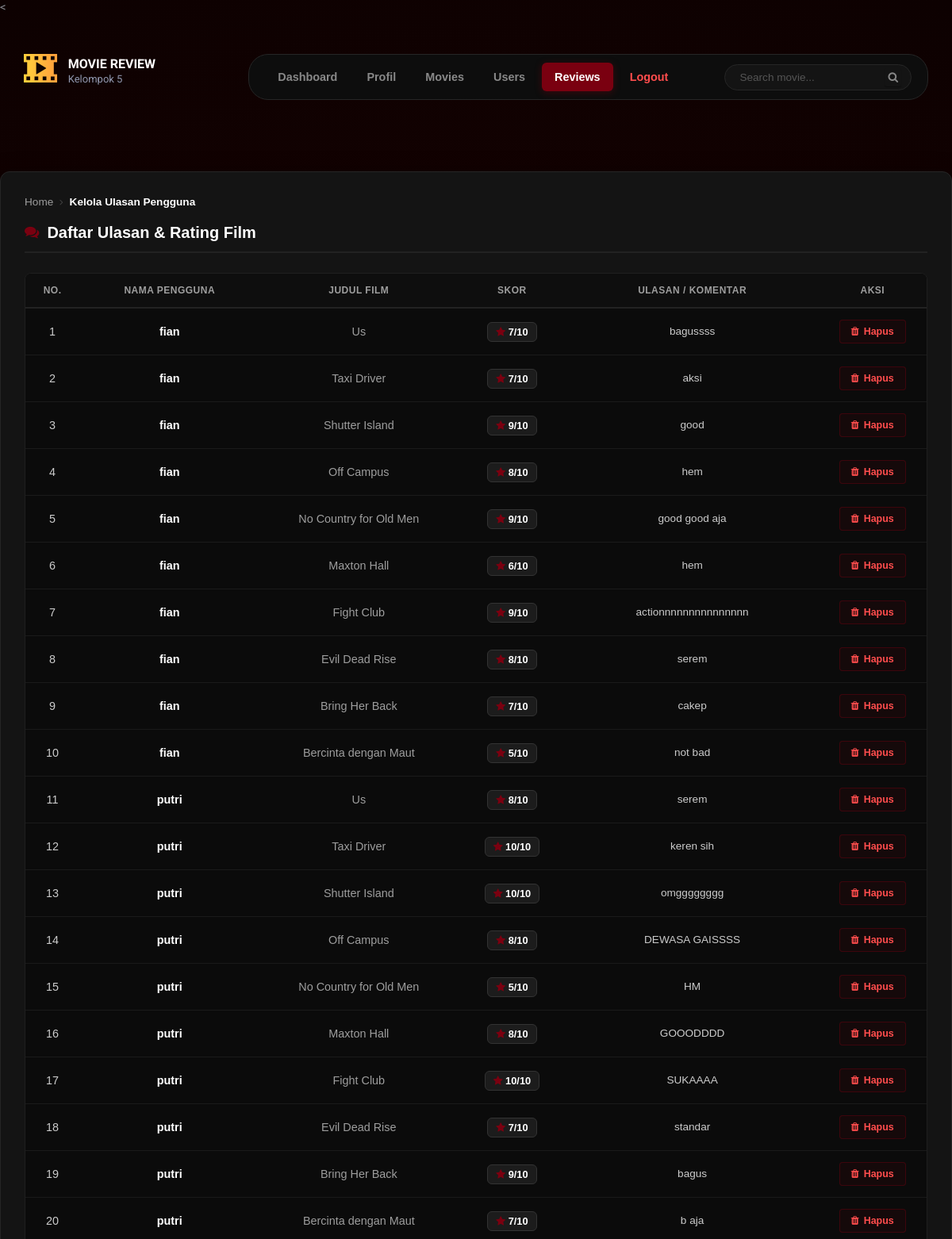
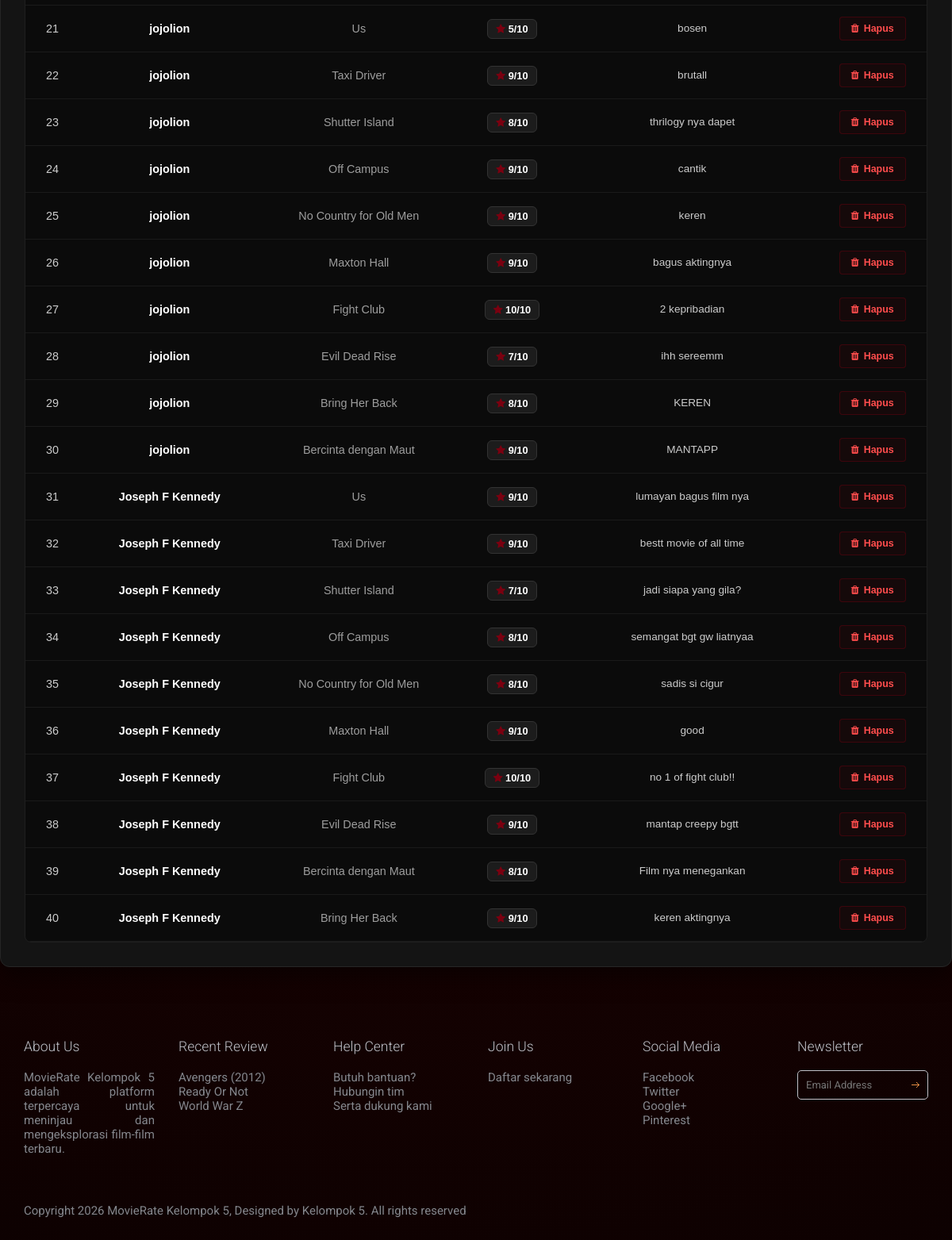
The app's page /index.php?halaman=manage_reviews (signed in) with its own data (2 pictures, top to bottom).
### tables this page shows
CREATE TABLE `rating` (
  `id_rating` int(11) NOT NULL,
  `id_user` int(11) NOT NULL,
  `id` int(11) NOT NULL,
  `email` varchar(100) NOT NULL,
  `skor` int(11) NOT NULL CHECK (`skor` >= 1 and `skor` <= 10),
  `komentar` text DEFAULT NULL,
  `tanggal_dibuat` timestamp NOT NULL DEFAULT current_timestamp()
);

CREATE TABLE `user` (
  `id_user` int(11) NOT NULL,
  `user` varchar(100) NOT NULL,
  `nama` varchar(200) NOT NULL,
  `email` varchar(100) NOT NULL,
  `tgl_lahir` date DEFAULT NULL,
  `bio` text DEFAULT NULL,
  `foto_profil` varchar(255) NOT NULL DEFAULT 'default.png',
  `sandi` varchar(200) NOT NULL,
  `jenis_kelamin` enum('pria','wanita') NOT NULL,
  `id_role` int(11) DEFAULT 2,
  `status` enum('Y','N') DEFAULT 'N'
);

CREATE TABLE `movie` (
  `id` int(11) NOT NULL,
  `image` varchar(255) DEFAULT 'default_movie.jpg',
  `judul` varchar(255) NOT NULL,
  `rating_usia` varchar(10) NOT NULL,
  `rating_film` decimal(3,1) NOT NULL,
  `sutradara` varchar(150) NOT NULL,
  `aktor` text NOT NULL,
  `sinopsis` text NOT NULL,
  `id_film` int(11) NOT NULL
);

### content/manage_reviews.php (the view, shortened to what this page needs)
<?php
$query = "SELECT rating.*, user.nama AS nama_pemberi, movie.judul AS judul_film
          FROM rating
          INNER JOIN user ON rating.id_user = user.id_user
          INNER JOIN movie ON rating.id = movie.id
          ORDER BY rating.id_rating DESC";
$tampil = mysqli_query($con, $query);
?>
<link rel="stylesheet" href="dist/css/manage_review.css?v=<?= time(); ?>">
<div class="tb-table-scope">
    <div class="tb-table-container">
        <div class="tb-breadcrumbs">
            <a href="index.php?halaman=index">Home</a>
            <i class="fa fa-angle-right"></i>
            <span>Kelola Ulasan Pengguna</span>
        </div>
        <h2 class="tb-table-title">
            <i class="fa fa-comments"></i> Daftar Ulasan & Rating Film
        </h2>
        <div class="tb-table-responsive-wrapper">
            <table class="tb-custom-table">
                <thead>
                    <tr style="text-align: center;">
                        <th class="col-no">No.</th>
                        <th class="col-nama">Nama Pengguna</th>
                        <th class="col-film">Judul Film</th>
                        <th class="col-skor">Skor</th>
                        <th class="col-ulasan">Ulasan / Komentar</th>
                        <th class="col-aksi">Aksi</th>
                    </tr>
                </thead>
                <tbody>
                    <?php
                    $no = 1;
                    if ($tampil && mysqli_num_rows($tampil) > 0) {
                        while ($data = mysqli_fetch_array($tampil)) {
                            ?>
                            <tr style="text-align: center;">
                                <td class="text-center"><?php echo $no++; ?></td>
                                <td><span
                                        class="tb-text-highlight"><?php echo htmlspecialchars($data['nama_pemberi']); ?></span>
                                </td>
                                <td><span class="tb-text-film"><?php echo htmlspecialchars($data['judul_film']); ?></span></td>
                                <td class="text-center">
                                    <span class="tb-skor-badge">
                                        <i class="fa fa-star text-maroon"></i> <?php echo htmlspecialchars($data['skor']); ?>/10
                                    </span>
                                </td>
                                <td class="tb-comment-cell"><?php echo htmlspecialchars($data['komentar']); ?></td>
                                <td class="text-center">
                                    <div class="tb-action-buttons">
                                        <a href="query/delete/delete_ulasan.php?id_rating=<?php echo $data['id_rating']; ?>"
                                            class="tb-btn-action btn-delete btn-hapus-kustom">
                                            <i class="fa fa-trash"></i> Hapus
                                        </a>
                                    </div>
                                </td>
                            </tr>
                            <?php
                        }
                    }
                        ?>
                </tbody>
            </table>
        </div>
    </div>
</div>

### records on screen
rating: id_user.nama "fian", id.judul "Us", skor "7", komentar "bagussss"
rating: id_user.nama "fian", id.judul "Taxi Driver", skor "7", komentar "aksi"
rating: id_user.nama "fian", id.judul "Shutter Island", skor "9", komentar "good"
rating: id_user.nama "fian", id.judul "Off Campus", skor "8", komentar "hem"
rating: id_user.nama "fian", id.judul "No Country for Old Men", skor "9", komentar "good good aja"
rating: id_user.nama "fian", id.judul "Maxton Hall", skor "6", komentar "hem"
rating: id_user.nama "fian", id.judul "Fight Club", skor "9", komentar "actionnnnnnnnnnnnnnn"
rating: id_user.nama "fian", id.judul "Evil Dead Rise", skor "8", komentar "serem"
rating: id_user.nama "fian", id.judul "Bring Her Back", skor "7", komentar "cakep"
rating: id_user.nama "fian", id.judul "Bercinta dengan Maut", skor "5", komentar "not bad"
rating: id_user.nama "putri", id.judul "Us", skor "8", komentar "serem"
rating: id_user.nama "putri", id.judul "Taxi Driver", skor "10", komentar "keren sih"
rating: id_user.nama "putri", id.judul "Shutter Island", skor "10", komentar "omgggggggg"
rating: id_user.nama "putri", id.judul "Off Campus", skor "8", komentar "DEWASA GAISSSS"
rating: id_user.nama "putri", id.judul "No Country for Old Men", skor "5", komentar "HM"
rating: id_user.nama "putri", id.judul "Maxton Hall", skor "8", komentar "GOOODDDD"
rating: id_user.nama "putri", id.judul "Fight Club", skor "10", komentar "SUKAAAA"
rating: id_user.nama "putri", id.judul "Evil Dead Rise", skor "7", komentar "standar"
rating: id_user.nama "putri", id.judul "Bring Her Back", skor "9", komentar "bagus"
rating: id_user.nama "putri", id.judul "Bercinta dengan Maut", skor "7", komentar "b aja"
rating: id_user.nama "jojolion", id.judul "Us", skor "5", komentar "bosen"
rating: id_user.nama "jojolion", id.judul "Taxi Driver", skor "9", komentar "brutall"
rating: id_user.nama "jojolion", id.judul "Shutter Island", skor "8", komentar "thrilogy nya dapet"
rating: id_user.nama "jojolion", id.judul "Off Campus", skor "9", komentar "cantik"
rating: id_user.nama "jojolion", id.judul "No Country for Old Men", skor "9", komentar "keren"
rating: id_user.nama "jojolion", id.judul "Maxton Hall", skor "9", komentar "bagus aktingnya"
rating: id_user.nama "jojolion", id.judul "Fight Club", skor "10", komentar "2 kepribadian"
rating: id_user.nama "jojolion", id.judul "Evil Dead Rise", skor "7", komentar "ihh sereemm"
rating: id_user.nama "jojolion", id.judul "Bring Her Back", skor "8", komentar "KEREN"
rating: id_user.nama "jojolion", id.judul "Bercinta dengan Maut", skor "9", komentar "MANTAPP"
rating: id_user.nama "Joseph F Kennedy", id.judul "Us", skor "9", komentar "lumayan bagus film nya"
rating: id_user.nama "Joseph F Kennedy", id.judul "Taxi Driver", skor "9", komentar "bestt movie of all time"
rating: id_user.nama "Joseph F Kennedy", id.judul "Shutter Island", skor "7", komentar "jadi siapa yang gila?"
rating: id_user.nama "Joseph F Kennedy", id.judul "Off Campus", skor "8", komentar "semangat bgt gw liatnyaa"
rating: id_user.nama "Joseph F Kennedy", id.judul "No Country for Old Men", skor "8", komentar "sadis si cigur"
rating: id_user.nama "Joseph F Kennedy", id.judul "Maxton Hall", skor "9", komentar "good"
rating: id_user.nama "Joseph F Kennedy", id.judul "Fight Club", skor "10", komentar "no 1 of fight club!!"
rating: id_user.nama "Joseph F Kennedy", id.judul "Evil Dead Rise", skor "9", komentar "mantap creepy bgtt"
rating: id_user.nama "Joseph F Kennedy", id.judul "Bercinta dengan Maut", skor "8", komentar "Film nya menegankan"
rating: id_user.nama "Joseph F Kennedy", id.judul "Bring Her Back", skor "9", komentar "keren aktingnya"
